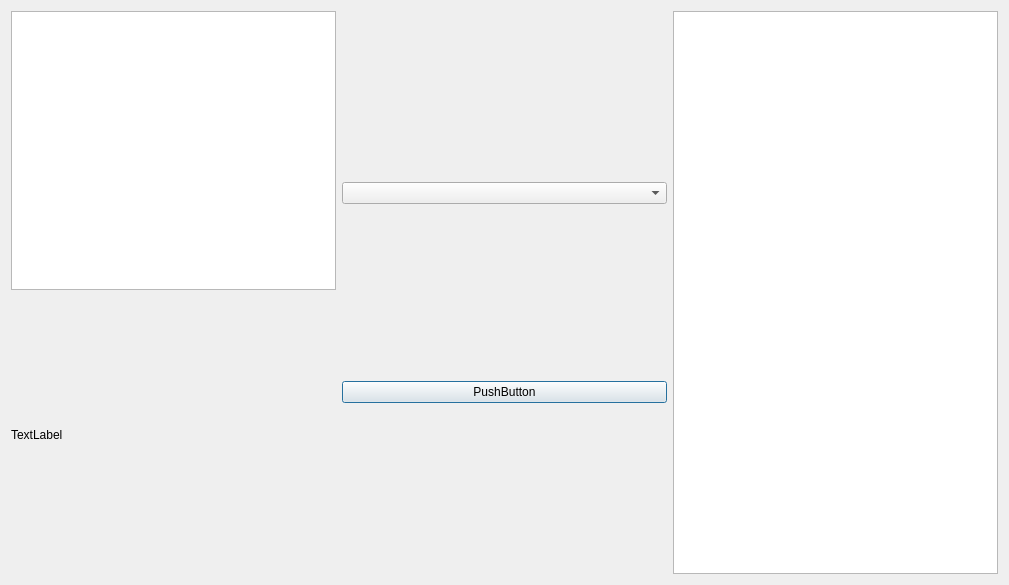
<?xml version="1.0" encoding="UTF-8"?>
<ui version="4.0">
 <class>Dialog</class>
 <widget class="QDialog" name="Dialog">
  <property name="geometry">
   <rect>
    <x>0</x>
    <y>0</y>
    <width>1009</width>
    <height>585</height>
   </rect>
  </property>
  <property name="sizePolicy">
   <sizepolicy hsizetype="Preferred" vsizetype="Preferred">
    <horstretch>0</horstretch>
    <verstretch>0</verstretch>
   </sizepolicy>
  </property>
  <property name="windowTitle">
   <string>Dialog</string>
  </property>
  <property name="layoutDirection">
   <enum>Qt::LeftToRight</enum>
  </property>
  <layout class="QVBoxLayout" name="verticalLayout">
   <item>
    <layout class="QHBoxLayout" name="Main">
     <item>
      <layout class="QVBoxLayout" name="Player1View">
       <item>
        <layout class="QHBoxLayout" name="horizontalLayout_3">
         <item>
          <widget class="QGraphicsView" name="graphicsView">
           <property name="sizePolicy">
            <sizepolicy hsizetype="Minimum" vsizetype="Minimum">
             <horstretch>0</horstretch>
             <verstretch>0</verstretch>
            </sizepolicy>
           </property>
          </widget>
         </item>
        </layout>
       </item>
       <item>
        <layout class="QHBoxLayout" name="horizontalLayout_2">
         <item>
          <widget class="QLabel" name="label">
           <property name="text">
            <string>TextLabel</string>
           </property>
          </widget>
         </item>
        </layout>
       </item>
      </layout>
     </item>
     <item>
      <layout class="QVBoxLayout" name="Setting">
       <item>
        <widget class="QComboBox" name="comboBox"/>
       </item>
       <item>
        <widget class="QPushButton" name="pushButton">
         <property name="text">
          <string>PushButton</string>
         </property>
        </widget>
       </item>
      </layout>
     </item>
     <item>
      <layout class="QVBoxLayout" name="Player2View">
       <item>
        <layout class="QVBoxLayout" name="verticalLayout_2">
         <item>
          <widget class="QGraphicsView" name="graphicsView_2">
           <property name="sizePolicy">
            <sizepolicy hsizetype="Minimum" vsizetype="Minimum">
             <horstretch>0</horstretch>
             <verstretch>0</verstretch>
            </sizepolicy>
           </property>
          </widget>
         </item>
        </layout>
       </item>
       <item>
        <layout class="QVBoxLayout" name="verticalLayout_5"/>
       </item>
      </layout>
     </item>
    </layout>
   </item>
  </layout>
 </widget>
 <resources/>
 <connections/>
</ui>
